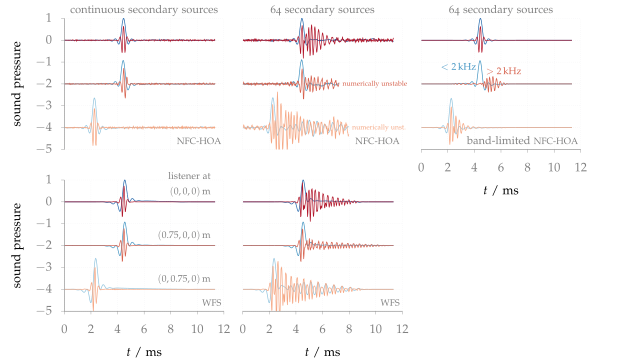

The script that saved this image:
#!/usr/bin/gnuplot
#
# FIGURE 3.15: Sound pressure of a low and high-frequency cosine shaped impulse
# synthesized as plane wave by NFC-HOA (2.45) and WFS (2.57) at three listening
# positions. A fixed offset was added to the sound pressure at two listening
# positions for a better visualization. The low-frequency impulses are presented
# in blue, the high-frequency impulses in red. Parameters: n_k = (0, -1, 0),
# x_ref = (0, 0, 0) m, circular secondary source distribution with a diameter of
# 3 m.
#
# AUTHOR:   Hagen Wierstorf
# SOFTWARE: gnuplot 5.0 patchlevel 3

#!/usr/bin/gnuplot
reset
set macros
set loadpath '../../gnuplot' 'data'

load 'latex.cfg'
load 'grid.cfg'
load 'rdbu.pal'

set terminal epslatex size 15.99cm,9.15cm color colortext @small
set output 'fig3_15.tex';

unset key

set bmargin 2
set tmargin 1.2

set multiplot
set size 0.356,0.5
set origin 0,0.5
load 'yborder.cfg'
set ylabel 'sound pressure'
set lmargin 7
set rmargin 0
set label 1 '\ft continuous secondary sources' at 6,1.4 center tc ls 101
set label 2 '\ft \acs{NFC-HOA}' at 11.8,-4.6 right front tc ls 101
stats 'lowpass_nfchoa_X0.00_Y0.00.txt' u 2 nooutput
plot [*:*] [-5:1] 'lowpass_nfchoa_X0.00_Y0.00.txt'  u ($1*1000):($2/STATS_max)   w l ls 8 lw 2,\
                  'lowpass_nfchoa_X0.75_Y0.00.txt'  u ($1*1000):($2/STATS_max-2) w l ls 7 lw 2,\
                  'lowpass_nfchoa_X0.00_Y0.75.txt'  u ($1*1000):($2/STATS_max-4) w l ls 6 lw 2,\
                  'highpass_nfchoa_X0.00_Y0.00.txt' u ($1*1000):($2/STATS_max)   w l ls 1 lw 2,\
                  'highpass_nfchoa_X0.75_Y0.00.txt' u ($1*1000):($2/STATS_max-2) w l ls 2 lw 2,\
                  'highpass_nfchoa_X0.00_Y0.75.txt' u ($1*1000):($2/STATS_max-4) w l ls 3 lw 2
set origin 0.335,0.5
load 'noborder.cfg'
unset ylabel
set lmargin 3.5
set rmargin 3.5
set label 1 '\ft 64 secondary sources'
set label 3 '\tiny numerically unstable' at 7.50,-1.93 front tc ls 2
set label 4 '\tiny numerically unst.' at 8.22,-3.93 front tc ls 3
limit1(x,y) = x*1000.>7.25 ? 1/0 : y # this hides the numerical unstable parts
limit2(x,y) = x*1000.>7.97 ? 1/0 : y
stats 'lowpass_nfchoa_X0.00_Y0.00_nls64.txt' u 2 nooutput
plot [*:*] [-5:1] 'lowpass_nfchoa_X0.00_Y0.00_nls64.txt'  u ($1*1000):($2/STATS_max)              w l ls 8 lw 2,\
                  'lowpass_nfchoa_X0.75_Y0.00_nls64.txt'  u ($1*1000):(limit1($1,$2/STATS_max-2)) w l ls 7 lw 2,\
                  'lowpass_nfchoa_X0.00_Y0.75_nls64.txt'  u ($1*1000):(limit2($1,$2/STATS_max-4)) w l ls 6 lw 2,\
                  'highpass_nfchoa_X0.00_Y0.00_nls64.txt' u ($1*1000):($2/STATS_max)              w l ls 1 lw 2,\
                  'highpass_nfchoa_X0.75_Y0.00_nls64.txt' u ($1*1000):(limit1($1,$2/STATS_max-2)) w l ls 2 lw 2,\
                  'highpass_nfchoa_X0.00_Y0.75_nls64.txt' u ($1*1000):(limit2($1,$2/STATS_max-4)) w l ls 3 lw 2
set origin 0.67,0.5
unset label 3
unset label 4
load 'xborder.cfg'
set xlabel '$t$ / ms'
set lmargin 0
set rmargin 7
set label 2 '\ft band-limited \acs{NFC-HOA}'
set label 3 '\scs $<2$\,kHz' at 2.8,-1.2 center front tc ls 7
set label 4 '\scs $>2$\,kHz' at 6.2,-1.4 center front tc ls 2
stats 'lowpass_nfchoa_X0.00_Y0.00_nls64_band_limited.txt' u 2 nooutput
plot [*:*] [-5:1] 'lowpass_nfchoa_X0.00_Y0.00_nls64_band_limited.txt'  u ($1*1000):($2/STATS_max)   w l ls 8 lw 2,\
                  'lowpass_nfchoa_X0.75_Y0.00_nls64_band_limited.txt'  u ($1*1000):($2/STATS_max-2) w l ls 7 lw 2,\
                  'lowpass_nfchoa_X0.00_Y0.75_nls64_band_limited.txt'  u ($1*1000):($2/STATS_max-4) w l ls 6 lw 2,\
                  'highpass_nfchoa_X0.00_Y0.00_nls64_band_limited.txt' u ($1*1000):($2/STATS_max)   w l ls 1 lw 2,\
                  'highpass_nfchoa_X0.75_Y0.00_nls64_band_limited.txt' u ($1*1000):($2/STATS_max-2) w l ls 2 lw 2,\
                  'highpass_nfchoa_X0.00_Y0.75_nls64_band_limited.txt' u ($1*1000):($2/STATS_max-4) w l ls 3 lw 2
set origin 0,0
unset label 1
load 'xyborder.cfg'
set ylabel 'sound pressure'
set bmargin 3.2
set tmargin 0
set lmargin 7
set rmargin 0
set label 2 '\ft \acs{WFS}'
set label 3 '\scs listener at'  at 11,1.2 right front tc ls 101
set label 4 '\scs $(0,0,0)$\,m' at 11,0.5 right front tc ls 101
set label 5 '\scs $(0.75,0,0)$\,m' at 11,-1.5 right front tc ls 101
set label 6 '\scs $(0,0.75,0)$\,m' at 11,-3.5 right front tc ls 101
stats 'lowpass_wfs_X0.00_Y0.00.txt' u 2 nooutput
plot [*:*] [-5:1] 'lowpass_wfs_X0.00_Y0.00.txt'  u ($1*1000):($2/STATS_min)   w l ls 8 lw 2,\
                  'lowpass_wfs_X0.75_Y0.00.txt'  u ($1*1000):($2/STATS_min-2) w l ls 7 lw 2,\
                  'lowpass_wfs_X0.00_Y0.75.txt'  u ($1*1000):($2/STATS_min-4) w l ls 6 lw 2,\
                  'highpass_wfs_X0.00_Y0.00.txt' u ($1*1000):($2/STATS_min)   w l ls 1 lw 2,\
                  'highpass_wfs_X0.75_Y0.00.txt' u ($1*1000):($2/STATS_min-2) w l ls 2 lw 2,\
                  'highpass_wfs_X0.00_Y0.75.txt' u ($1*1000):($2/STATS_min-4) w l ls 3 lw 2
set origin 0.335,0
unset for [ii=3:6] label ii
load 'xborder.cfg'
set lmargin 3.5
set rmargin 3.5
stats 'lowpass_wfs_X0.00_Y0.00_nls64.txt' u 2 nooutput
plot [*:*] [-5:1] 'lowpass_wfs_X0.00_Y0.00_nls64.txt'  u ($1*1000):($2/STATS_min)   w l ls 8 lw 2,\
                  'lowpass_wfs_X0.75_Y0.00_nls64.txt'  u ($1*1000):($2/STATS_min-2) w l ls 7 lw 2,\
                  'lowpass_wfs_X0.00_Y0.75_nls64.txt'  u ($1*1000):($2/STATS_min-4) w l ls 6 lw 2,\
                  'highpass_wfs_X0.00_Y0.00_nls64.txt' u ($1*1000):($2/STATS_min)   w l ls 1 lw 2,\
                  'highpass_wfs_X0.75_Y0.00_nls64.txt' u ($1*1000):($2/STATS_min-2) w l ls 2 lw 2,\
                  'highpass_wfs_X0.00_Y0.75_nls64.txt' u ($1*1000):($2/STATS_min-4) w l ls 3 lw 2
unset multiplot

call 'plot.plt' 'fig3_15'

# vim: set textwidth=200:
